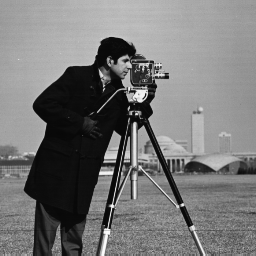
%> input picture ch04/cameraman.tif, 256 x 256 px
$ octave ch04_surf.m   (GNU Octave 9; MATLAB toolbox functions it lacks are replaced by stand-ins)
%> lines starting %> are read from the running program, lines starting %| are printed output that depends on the picture

% SURF Full demo
% 1) extract the feature point
% 2) build descriptors
% 3) matching features
%

clear;
close all;

%-------------------------------------------------------------------------
% Prepare  two images.
%-------------------------------------------------------------------------
% The first image is the original image.
original = imread('cameraman.tif');
%> original is the input picture: size 256x256 uint8; min 7, max 253, mean 118.7
subplot(1,2, 1);
imshow(original);

%The second image, is the original image rotated and scaled.
scale = 1.3;
J = imresize(original,scale);
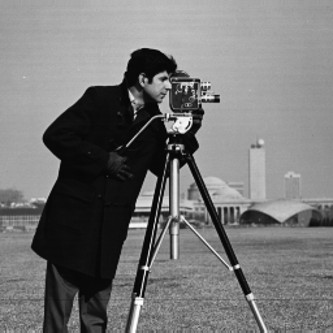
%> J: size 333x333 uint8; min 0, max 255, mean 118.7
theta = 31;
distorted = imrotate(J,theta);
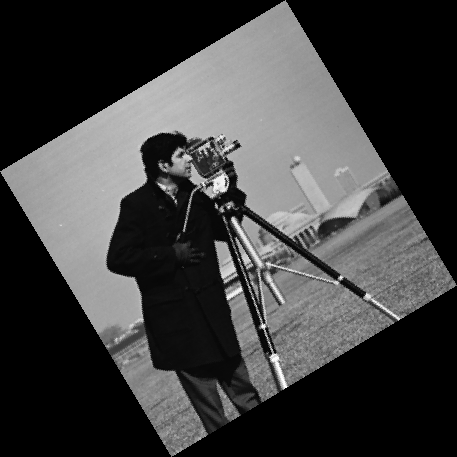
%> distorted: size 457x457 uint8; min 0, max 255, mean 63
subplot(1,2,2);
imshow(distorted);

%-------------------------------------------------------------------------
%Detect matching features between the original and distorted image.
%-------------------------------------------------------------------------
%Detecting the matching SURF features is the first step in determining the transform needed to correct the distorted image.

%> (the run ends here)
